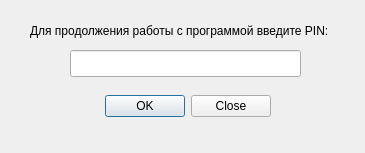
<?xml version="1.0" encoding="UTF-8"?>
<ui version="4.0">
 <class>enterPinDialog</class>
 <widget class="QDialog" name="enterPinDialog">
  <property name="geometry">
   <rect>
    <x>0</x>
    <y>0</y>
    <width>365</width>
    <height>153</height>
   </rect>
  </property>
  <property name="windowTitle">
   <string>Dialog</string>
  </property>
  <widget class="QDialogButtonBox" name="enterPinBtns">
   <property name="geometry">
    <rect>
     <x>90</x>
     <y>90</y>
     <width>181</width>
     <height>32</height>
    </rect>
   </property>
   <property name="orientation">
    <enum>Qt::Horizontal</enum>
   </property>
   <property name="standardButtons">
    <set>QDialogButtonBox::Close|QDialogButtonBox::Ok</set>
   </property>
  </widget>
  <widget class="QLabel" name="label">
   <property name="geometry">
    <rect>
     <x>30</x>
     <y>20</y>
     <width>321</width>
     <height>21</height>
    </rect>
   </property>
   <property name="text">
    <string>Для продолжения работы с программой введите PIN:</string>
   </property>
  </widget>
  <widget class="QLineEdit" name="enterPinInput">
   <property name="geometry">
    <rect>
     <x>70</x>
     <y>50</y>
     <width>231</width>
     <height>27</height>
    </rect>
   </property>
  </widget>
 </widget>
 <resources/>
 <connections>
  <connection>
   <sender>enterPinBtns</sender>
   <signal>accepted()</signal>
   <receiver>enterPinDialog</receiver>
   <slot>accept()</slot>
   <hints>
    <hint type="sourcelabel">
     <x>248</x>
     <y>254</y>
    </hint>
    <hint type="destinationlabel">
     <x>157</x>
     <y>274</y>
    </hint>
   </hints>
  </connection>
  <connection>
   <sender>enterPinBtns</sender>
   <signal>rejected()</signal>
   <receiver>enterPinDialog</receiver>
   <slot>reject()</slot>
   <hints>
    <hint type="sourcelabel">
     <x>316</x>
     <y>260</y>
    </hint>
    <hint type="destinationlabel">
     <x>286</x>
     <y>274</y>
    </hint>
   </hints>
  </connection>
 </connections>
</ui>
